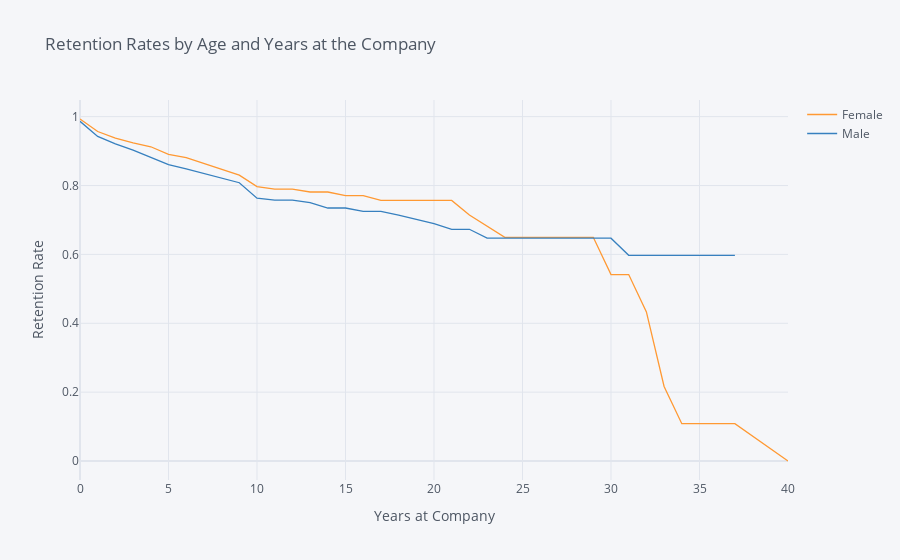

The notebook cell saved with this chart:
### Markdown cell above
## 2. Compare the plot above with one that plots employee retention rates by gender over the number of years the employee has been working for the company.

### Code cell
ex2 =  survival(data, 'Gender', 'YearsAtCompany', 'Attrition')
ex2.iplot(kind='line', xTitle='Years at Company', yTitle='Retention Rate',
            title='Retention Rates by Age and Years at the Company')

### Figure 1 — Plotly figure (JSON) as saved in the notebook; plotly's stock layout.template omitted (floating-point values rounded to 4 significant figures)
{"data": [{"line": {"color": "rgba(255, 153, 51, 1.0)", "dash": "solid", "shape": "linear", "width": 1.3}, "mode": "lines", "name": "Female", "text": "", "type": "scatter", "x": [0, 1, 2, 3, 4, 5, 6, 7, 8, 9, 10, 11, 12, 13, 14, 15, 16, 17, 18, 19, 20, 21, 22, 23, 24, 25, 26, 27, 29, 30, 31, 32, 33, 34, 36, 37, 40], "y": [0.9932, 0.9568, 0.938, 0.9239, 0.9126, 0.8906, 0.8813, 0.8642, 0.8487, 0.8303, 0.7969, 0.7898, 0.7898, 0.7812, 0.7812, 0.7704, 0.7704, 0.7566, 0.7566, 0.7566, 0.7566, 0.7566, 0.7146, 0.6821, 0.6496, 0.6496, 0.6496, 0.6496, 0.6496, 0.5414, 0.5414, 0.4331, 0.2165, 0.1083, 0.1083, 0.1083, 0]}, {"line": {"color": "rgba(55, 128, 191, 1.0)", "dash": "solid", "shape": "linear", "width": 1.3}, "mode": "lines", "name": "Male", "text": "", "type": "scatter", "x": [0, 1, 2, 3, 4, 5, 6, 7, 8, 9, 10, 11, 12, 13, 14, 15, 16, 17, 18, 19, 20, 21, 22, 23, 24, 25, 26, 27, 29, 30, 31, 32, 33, 34, 36, 37, 40], "y": [0.9864, 0.9425, 0.921, 0.9029, 0.8815, 0.861, 0.8483, 0.8342, 0.8206, 0.8081, 0.7634, 0.7577, 0.7577, 0.7506, 0.7347, 0.7347, 0.725, 0.725, 0.714, 0.7021, 0.6894, 0.6729, 0.6729, 0.6471, 0.6471, 0.6471, 0.6471, 0.6471, 0.6471, 0.6471, 0.5973, 0.5973, 0.5973, 0.5973, 0.5973, 0.5973, ""]}], "layout": {"autosize": true, "legend": {"bgcolor": "#F5F6F9", "font": {"color": "#4D5663"}}, "paper_bgcolor": "#F5F6F9", "plot_bgcolor": "#F5F6F9", "title": {"font": {"color": "#4D5663"}, "text": "Retention Rates by Age and Years at the Company"}, "xaxis": {"autorange": true, "gridcolor": "#E1E5ED", "range": [0, 40], "showgrid": true, "tickfont": {"color": "#4D5663"}, "title": {"font": {"color": "#4D5663"}, "text": "Years at Company"}, "type": "linear", "zerolinecolor": "#E1E5ED"}, "yaxis": {"autorange": true, "gridcolor": "#E1E5ED", "range": [-0.05518, 1.048], "showgrid": true, "tickfont": {"color": "#4D5663"}, "title": {"font": {"color": "#4D5663"}, "text": "Retention Rate"}, "type": "linear", "zerolinecolor": "#E1E5ED"}}}
